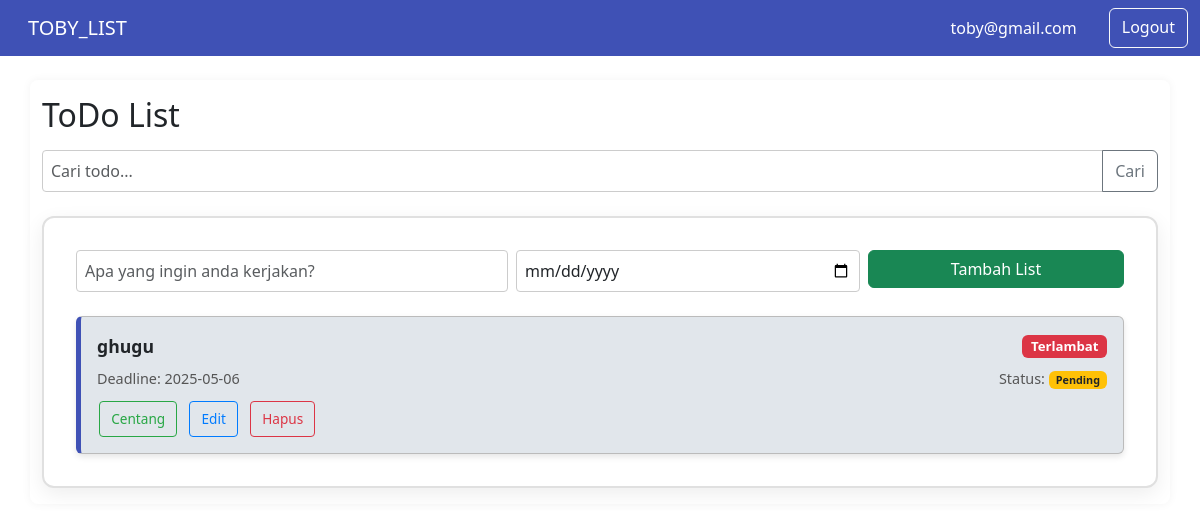
The app's page /toby_list/dashboard.php (signed in) with its own data.
### tables this page shows
CREATE TABLE `todos` (
  `id` int(11) NOT NULL,
  `user_id` int(11) NOT NULL,
  `title` varchar(255) NOT NULL,
  `status` enum('pending','completed') DEFAULT 'pending',
  `deadline` date DEFAULT NULL,
  `created_at` timestamp NOT NULL DEFAULT current_timestamp()
);

### toby_list/dashboard.php (the view, shortened to what this page needs)
<?php
require 'koneksi.php';
$user_id = $_SESSION['user_id'];
$search = isset($_GET['search']) ? '%' . $_GET['search'] . '%' : '%';
$sql = "SELECT * FROM todos WHERE user_id = ? AND title LIKE ? ORDER BY deadline ASC";
$stmt = $conn->prepare($sql);
$stmt->bind_param("is", $user_id, $search);
$stmt->execute();
$result = $stmt->get_result();
$todos = $result->fetch_all(MYSQLI_ASSOC);
?>
<!DOCTYPE html>
<html lang="en">
<head>
    <link rel="stylesheet" href="css/dashboard.css">
    <link href="https://cdn.jsdelivr.net/npm/bootstrap@5.3.3/dist/css/bootstrap.min.css" rel="stylesheet">
</head>
<body>
<nav class="navbar navbar-expand-lg navbar-dark">
    <div class="container-fluid">
        <a class="navbar-brand" href="#">TOBY_LIST</a>
        <div class="d-flex">
            <span class="navbar-text text-white me-3"><?= htmlspecialchars($_SESSION['email']) ?></span>
            <a href="logout.php" class="btn btn-outline-light">Logout</a>
        </div>
    </div>
</nav>
<div class="container mt-4">
    <h2 class="mb-3">ToDo List</h2>
    <form method="GET" class="mb-3">
        <div class="input-group">
            <input type="text" name="search" class="form-control" placeholder="Cari todo..." value="<?= isset($_GET['search']) ? htmlspecialchars($_GET['search']) : '' ?>">
            <button class="btn btn-outline-secondary" type="submit">Cari</button>
        </div>
    </form>
    <div class="todo-wrapper-box">
        <form action="tambah_task.php" method="POST" class="mb-4">
            <div class="row g-2">
                <div class="col-md-5">
                    <input type="text" name="title" class="form-control" placeholder="Apa yang ingin anda kerjakan?" required>
                </div>
                <div class="col-md-4">
                    <input type="date" name="deadline" class="form-control" required>
                </div>
                <div class="col-md-3">
                    <button type="submit" class="btn btn-success w-100">Tambah List</button>
                </div>
            </div>
        </form>
        <?php if (count($todos) === 0): ?>
            <p class="text-muted">Belum ada list.</p>
        <?php else: ?>
            <div class="todo-list">
                <?php foreach ($todos as $todo): ?>
                    <div class="todo-box">
                        <div class="todo-header">
                            <strong><?= htmlspecialchars($todo['title']) ?></strong>
                            <?php if ($todo['status'] === 'pending' && $todo['deadline'] < date('Y-m-d')): ?>
                                <span class="badge bg-danger">Terlambat</span>
                            <?php endif; ?>
                        </div>
                        <div class="todo-info">
                            <span>Deadline: <?= htmlspecialchars($todo['deadline']) ?></span>
                            <span>Status:
                                <?php if ($todo['status'] === 'completed'): ?>
                                    <span class="badge bg-success">Selesai</span>
                                <?php else: ?>
                                    <span class="badge bg-warning text-dark">Pending</span>
                                <?php endif; ?>
                            </span>
                        </div>
                        <div class="todo-actions">
                            <?php if ($todo['status'] === 'pending'): ?>
                                <a href="centang_task.php?id=<?= $todo['id'] ?>" class="btn-action btn-outline-success">Centang</a>
                            <?php endif; ?>
                            <a href="edit_task.php?id=<?= $todo['id'] ?>" class="btn-action btn-outline-primary">Edit</a>
                            <a href="hapus_task.php?id=<?= $todo['id'] ?>" onclick="return confirm('Yakin hapus List ini?')" class="btn-action btn-outline-danger">Hapus</a>
                        </div>
                    </div>
                <?php endforeach; ?>
            </div>
        <?php endif; ?>
    </div>
</div>
</body>
</html>

### toby_list/css/dashboard.css (style rules this page uses)
body { margin: 0; font-family: Arial, sans-serif; background-color: #f7f9fc; }
.navbar { background-color: #3f51b5; color: white; padding: 1rem 2rem; display: flex; justify-content: space-between; align-items: center; }
.navbar a { color: white; text-decoration: none; margin-left: 1rem; }
.container { max-width: 900px; margin: 2rem auto; padding: 1rem; background-color: white; border-radius: 8px; box-shadow: 0 0 10px rgba(0,0,0,0.05); }
h2 { margin-bottom: 1rem; color: #333; }
form { margin-bottom: 1.5rem; }
input[type="text"], input[type="date"] { flex: 1; padding: 0.5rem; border: 1px solid #ccc; border-radius: 4px; }
button { padding: 0.5rem 1rem; background-color: #28a745; border: none; color: white; border-radius: 4px; cursor: pointer; }
.badge { padding: 0.25rem 0.5rem; border-radius: 4px; font-size: 0.875rem; }
.bg-warning { background-color: #ffc107; color: black; }
.bg-danger { background-color: #dc3545; color: white; }
.btn-action { display: inline-block; padding: 0.4rem 0.7rem; margin: 0 2px; border-radius: 4px; text-decoration: none; font-size: 0.85rem; }
.btn-outline-primary { border: 1px solid #007bff; color: #007bff; }
.btn-outline-danger { border: 1px solid #dc3545; color: #dc3545; }
.btn-outline-success { border: 1px solid #28a745; color: #28a745; }
.todo-list { display: flex; flex-direction: column; gap: 1rem; }
.todo-box { background-color: #e1e6eb; border: 1px solid #bbb; border-left: 5px solid #3f51b5; border-radius: 6px; padding: 1rem; box-shadow: 0 3px 6px rgba(0, 0, 0, 0.1); }
.todo-header { display: flex; justify-content: space-between; align-items: center; font-size: 1.1rem; margin-bottom: 0.5rem; }
.todo-info { display: flex; justify-content: space-between; font-size: 0.9rem; margin-bottom: 0.75rem; color: #555; }
.todo-actions { display: flex; gap: 0.5rem; }
.todo-wrapper-box { background-color: #ffffff; border: 2px solid #e0e0e0; border-radius: 12px; padding: 2rem; box-shadow: 0 6px 20px rgba(0, 0, 0, 0.07); margin-top: 1.5rem; }

### records on screen
todos: title "ghugu", status "Terlambat", deadline "2025-05-06"

### other values on screen
$_SESSION['email'] "toby@gmail.com"
